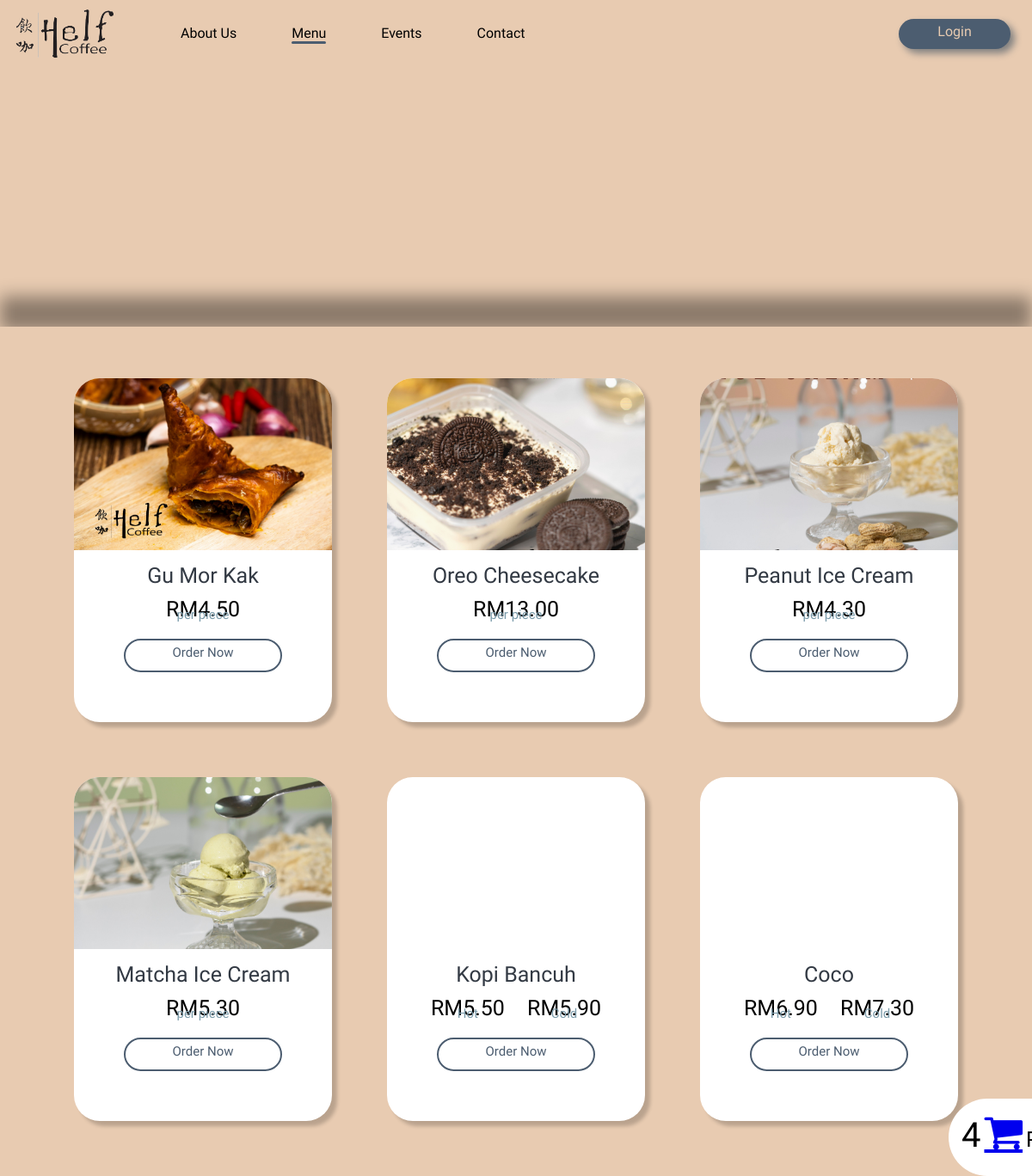
Page /User/menu_best_seller.php on the committed database.
### tables this page shows
CREATE TABLE `product` (
  `product_id` int(11) NOT NULL,
  `product_name` text NOT NULL,
  `price` float NOT NULL,
  `product_type` int(100) NOT NULL,
  `product_desc` text NOT NULL,
  `product_quan` int(100) NOT NULL,
  `product_cal` int(100) NOT NULL,
  `best_seller` tinyint(1) NOT NULL,
  `product_img` varchar(100) NOT NULL,
  `pixel` int(10) NOT NULL
);

### User/menu_best_seller.php (the view, shortened to what this page needs)
<?php
    include 'dbConnection.php';
 ?>
<!DOCTYPE html>
<html lang="en">
<head>
    <link rel="stylesheet" href="css/menu_style.css">
    <link rel="stylesheet" href="https://cdnjs.cloudflare.com/ajax/libs/font-awesome/4.7.0/css/font-awesome.min.css">
</head>
<body>
    <div class="nav_bar">
        <div class="logo">
            <a href="index.php"><img src="images/helf_coffee_logo.png" alt="Helf Coffee Logo" style="width: 130px" href="index.html"></a>
        </div>
        <?php if(!isset($_SESSION['logged_in'])) : ?>
        <a href="user_login.php" class="login">Login</a>
        <?php endif ?>
        <nav class="pages">
            <ul>
                <li><a href="#">About Us</a></li>
                <li><a class="active" href="menu_best_seller.php">Menu</a></li>
                <li><a href="events.php">Events</a></li>
                <li><a href="contact_us.php">Contact</a></li>
            </ul>
        </nav>
    </div>
    <div class="menu_bar" id="scroll">
        <div class="blur"></div>
        <ul>
        </ul>
    </div>
    <div class="content_container">
        <div class="item_container">
            <?php
                    $sql = $conn->query("SELECT * FROM product WHERE best_seller = 1 AND product_type != 3 ORDER BY product_id");
                    $sql2 = $conn->query("SELECT * FROM product WHERE best_seller = 1 AND product_type = 3 ORDER BY product_id");
                    ?>
                    <?php
                    if($sql->num_rows > 0)
                    {
                        while($data=$sql->fetch_assoc())
                        {
                    ?>
                <div class="item">
                <div class="item_pic">
                <?php
                    echo  '<img style="bottom: '.$data['pixel'].'px;" src="'.$data['product_img'].'"/>';
                ?>
                </div>
                <div class="description">
                    <div class="item_name"><center><?php echo $data['product_name']?></center></div>
                    <div class="price">
                        <center>RM<?php echo number_format($data['price'], 2);?></center>
                        <div class="sub_price"><center>per piece</center></div>
                    </div>
                    <div class="order_btn" onclick="togglePopup_<?php echo $data['product_id']?>()"><center>Order Now</center></div>
                </div>
            </div>
            <?php
            }
            while($data=$sql2->fetch_assoc())
                        {
                        $cold = 0.40;
                    ?>
                <div class="item">
                <div class="item_pic">
                </div>
                <div class="description">
                    <div class="item_name"><center><?php echo $data['product_name']?></center></div>
                    <div class="price">
                        <div class="price">
                            <center>RM<?php echo number_format($data['price'], 2);?></center>
                            <div class="sub_price"><center>Hot</center></div>
                        </div>
                        <div class="price">
                            <center>RM<?php echo number_format($data['price'] +$cold , 2);?></center>
                            <div class="sub_price"><center>Cold</center></div>
                        </div>
                    </div>
                    <div class="order_btn" onclick="togglePopup_<?php echo $data['product_id']?>()"><center>Order Now</center></div>
                </div>
            </div>
            <?php
            }
            }
            ?>
        </div>
        <div class="cart-btn" id="cart">
            <?php
                $result = $conn->query("SELECT COUNT(*) FROM `cart_temp`");
                $row = $result->fetch_row();
            ?>
            <span class ="cart-quantity"><?php echo $row[0];?></span>
            <?php if(!isset($_SESSION['logged_in'])){ ?>
            <a href ="user_login.php"class="fa fa-shopping-cart fa-3x" aria-hidden="true" onclick="alert('Please log in before proceeding to your cart');"></a>
            <?php
            }else{ ?>
            <a href ="cart.php"class="fa fa-shopping-cart fa-3x" aria-hidden="true"></a>
            <?php
            } ?>
            <span id="cart-success" style = "font-size: 25px">Product successfully added to cart</span>
        </div>
</body>
</html>

### User/css/menu_style.css (style rules this page uses)
body { margin: 0; background-color: #E8CBB1; }
.nav_bar { background-color: #E8CBB1; padding: 5px 10px; font-family: 'Marhey', cursive; height: 70px; }
.logo, .pages { display: inline-block; }
.pages { position: absolute; }
.pages ul li { list-style: none; display: inline-block; text-align: center; margin: 0 30px; padding-top: 8px; }
.pages ul li a { position: relative; text-decoration: none; color: black; width: 0; }
.pages ul li a::after { content: ""; display: block; background-color: #4C5D70; height: 3px; width: 0%; border-radius: 20px; position: absolute; left: 50%; }
.pages ul li .active::after { content: ""; display: block; background-color: #4C5D70; height: 3px; width: 100%; border-radius: 20px; position: absolute; left: 0; }
.login { position: relative; float: right; background-color: #4C5D70; color: #E8CBB1; width: 120px; height: 30px; border-radius: 30px; text-align: center; text-decoration: none; margin: 17px 15px; padding: 5px 5px 0; box-shadow: 5px 5px 8px grey; z-index: 1; }
.login::before { content: ""; display: block; position: absolute; top: 0; bottom: 0; right: 0; left: 0; background-color: #E8CBB1; border-radius: 30px; border: 2px solid #4C5D70; z-index: -1; transform: scaleX(0); transition: transform 0.3s ease-in-out; }
.blur { width: 100%; height: 40px; background-color: rgba(0, 0, 0, 0.4); position: absolute; top: 345px; z-index: 1; filter: blur(10px); }
.content_container { width: 100%; background-color: #E8CBB1; padding: 30px 0px; position: absolute; top: 380px; z-index: 2; }
.item_container { width: 100%; margin: auto; text-align: center; }
.item { display: inline-block; width: 300px; height: 400px; border-radius: 30px; overflow: hidden; background-color: white; box-shadow: 6px 6px 4px rgba(0, 0, 0, 0.2); margin: 30px 30px; font-family: 'Marhey', cursive; font-size: 25px; }
.item_pic { width: 300px; height: 200px; overflow: hidden; }
.item img { width: 300px; position: relative; }
.description { width: 300px; height: 200px; margin-top: 15px; }
.item_name { margin: 5px 0 10px; color: #333A44; }
.price { display: inline-block; margin: 0 10px; }
.sub_price { font-size: 15px; position: relative; bottom: 17px; color: #7C9CAB; }
.order_btn { position: relative; background-color: white; color: #4C5D70; border: 2px solid #4C5D70; width: 180px; height: 30px; border-radius: 30px; font-size: 15px; margin: auto; padding-top: 5px; z-index: 1; }
.order_btn::before { content: ""; display: block; width: 180px; height: 35px; position: absolute; bottom: -1px; left: -1px; background-color: #4C5D70; border-radius: 30px; border: 2px solid #4C5D70; transition: transform 0.3s ease-in-out; transform: scaleX(0); z-index: -1; }
.cart-btn { position: fixed; right: 0px; bottom: 0px; width: 530px; height: 60px; background-color:rgb(255, 255, 255); padding: 15px; border-bottom-left-radius: 50px; border-top-left-radius: 50px; right: -463px; }
span { font-family: 'Marhey', cursive; font-size: 40px; }

### rows in the picture
product: shows a picture, product_name "Gu Mor Kak", price "4.50"
product: product_img (picture), product_name "Oreo Cheesecake", price "13.00"
product: product_img (picture), product_name "Peanut Ice Cream", price "4.30"
product: product_img (picture), product_name "Matcha Ice Cream", price "5.30"
product: product_name "Kopi Bancuh", price "5.50", $data['price'] +$cold "5.90"
product: product_name "Coco", price "6.90", $data['price'] +$cold "7.30"

### other values in the picture
$row[0] "4"
